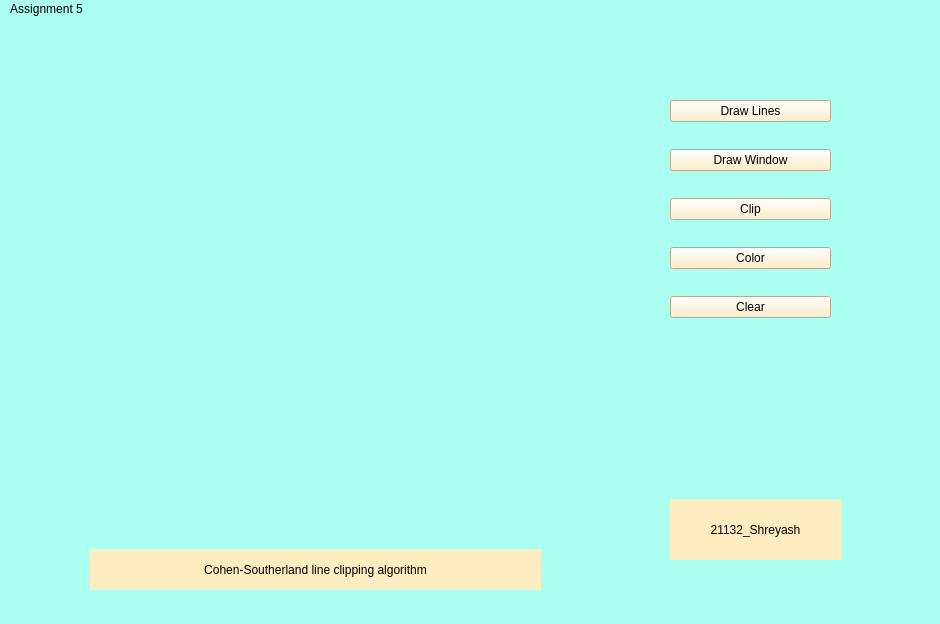
<?xml version="1.0" encoding="UTF-8"?>
<ui version="4.0">
 <class>MainWindow</class>
 <widget class="QMainWindow" name="MainWindow">
  <property name="geometry">
   <rect>
    <x>0</x>
    <y>0</y>
    <width>940</width>
    <height>624</height>
   </rect>
  </property>
  <property name="windowTitle">
   <string>MainWindow</string>
  </property>
  <property name="styleSheet">
   <string notr="true">background-color: rgb(170, 255, 241);

font: 63 10pt &quot;Cascadia Code SemiBold&quot;;</string>
  </property>
  <widget class="QWidget" name="centralwidget">
   <widget class="QLabel" name="label">
    <property name="geometry">
     <rect>
      <x>60</x>
      <y>10</y>
      <width>511</width>
      <height>501</height>
     </rect>
    </property>
    <property name="text">
     <string/>
    </property>
   </widget>
   <widget class="QLabel" name="label_2">
    <property name="geometry">
     <rect>
      <x>670</x>
      <y>480</y>
      <width>171</width>
      <height>61</height>
     </rect>
    </property>
    <property name="styleSheet">
     <string notr="true">background-color: rgb(255, 237, 193);
</string>
    </property>
    <property name="text">
     <string>21132_Shreyash</string>
    </property>
    <property name="alignment">
     <set>Qt::AlignCenter</set>
    </property>
   </widget>
   <widget class="QLabel" name="label_3">
    <property name="geometry">
     <rect>
      <x>90</x>
      <y>530</y>
      <width>451</width>
      <height>41</height>
     </rect>
    </property>
    <property name="styleSheet">
     <string notr="true">background-color: rgb(255, 237, 193);</string>
    </property>
    <property name="text">
     <string>Cohen-Southerland line clipping algorithm</string>
    </property>
    <property name="alignment">
     <set>Qt::AlignCenter</set>
    </property>
   </widget>
   <widget class="QWidget" name="">
    <property name="geometry">
     <rect>
      <x>670</x>
      <y>60</y>
      <width>161</width>
      <height>261</height>
     </rect>
    </property>
    <layout class="QVBoxLayout" name="verticalLayout">
     <item>
      <widget class="QPushButton" name="DrawLines">
       <property name="styleSheet">
        <string notr="true">background-color: rgb(255, 237, 193);</string>
       </property>
       <property name="text">
        <string>Draw Lines</string>
       </property>
      </widget>
     </item>
     <item>
      <widget class="QPushButton" name="DrawWindow">
       <property name="styleSheet">
        <string notr="true">background-color: rgb(255, 237, 193);</string>
       </property>
       <property name="text">
        <string>Draw Window</string>
       </property>
      </widget>
     </item>
     <item>
      <widget class="QPushButton" name="ClipButton">
       <property name="styleSheet">
        <string notr="true">background-color: rgb(255, 237, 193);</string>
       </property>
       <property name="text">
        <string>Clip</string>
       </property>
      </widget>
     </item>
     <item>
      <widget class="QPushButton" name="SelectColor">
       <property name="styleSheet">
        <string notr="true">background-color: rgb(255, 237, 193);</string>
       </property>
       <property name="text">
        <string>Color</string>
       </property>
      </widget>
     </item>
     <item>
      <widget class="QPushButton" name="ClearButton">
       <property name="styleSheet">
        <string notr="true">background-color: rgb(255, 237, 193);</string>
       </property>
       <property name="text">
        <string>Clear</string>
       </property>
      </widget>
     </item>
    </layout>
   </widget>
  </widget>
  <widget class="QMenuBar" name="menubar">
   <property name="geometry">
    <rect>
     <x>0</x>
     <y>0</y>
     <width>940</width>
     <height>27</height>
    </rect>
   </property>
   <widget class="QMenu" name="menuAssignment_5">
    <property name="title">
     <string>Assignment 5</string>
    </property>
   </widget>
   <addaction name="menuAssignment_5"/>
  </widget>
  <widget class="QStatusBar" name="statusbar"/>
 </widget>
 <resources/>
 <connections/>
</ui>
